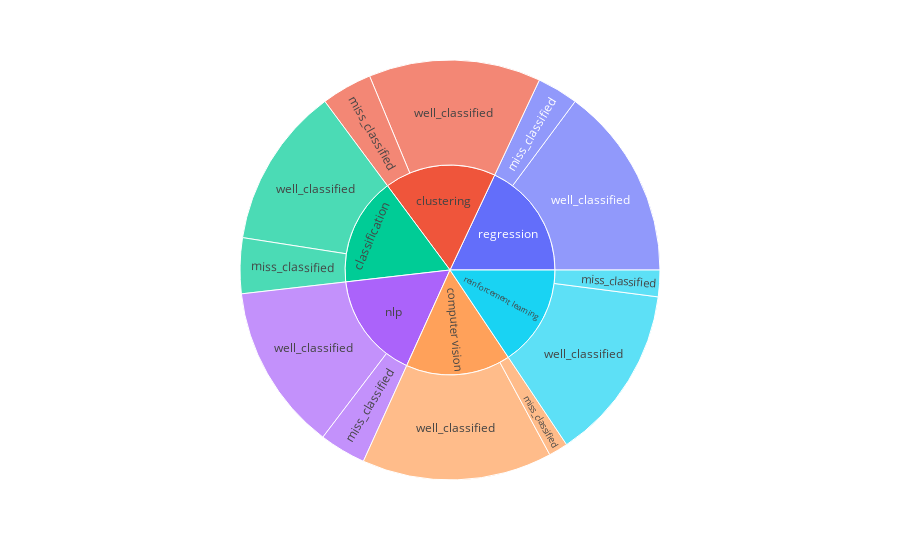

Notebook code for this chart:
### Code cell
fig = px.sunburst(data_analyse_2, path=['Real','Result_1'],values=np.ones(2150))
fig.show()

### Figure 1 — Plotly figure (JSON) as saved in the notebook; plotly's stock layout.template omitted (floating-point values rounded to 4 significant figures)
{"data": [{"branchvalues": "total", "domain": {"x": [0, 1], "y": [0, 1]}, "hovertemplate": "labels=%{label}<br>value=%{value}<br>parent=%{parent}<br>id=%{id}<extra></extra>", "ids": ["classification/miss_classified", "clustering/miss_classified", "computer vision/miss_classified", "nlp/miss_classified", "regression/miss_classified", "reinforcement learning/miss_classified", "classification/well_classified", "clustering/well_classified", "computer vision/well_classified", "nlp/well_classified", "regression/well_classified", "reinforcement learning/well_classified", "classification", "clustering", "computer vision", "nlp", "regression", "reinforcement learning"], "labels": ["miss_classified", "miss_classified", "miss_classified", "miss_classified", "miss_classified", "miss_classified", "well_classified", "well_classified", "well_classified", "well_classified", "well_classified", "well_classified", "classification", "clustering", "computer vision", "nlp", "regression", "reinforcement learning"], "name": "", "parents": ["classification", "clustering", "computer vision", "nlp", "regression", "reinforcement learning", "classification", "clustering", "computer vision", "nlp", "regression", "reinforcement learning", "", "", "", "", "", ""], "type": "sunburst", "values": [92, 84, 32, 77, 68, 44, 266, 285, 315, 276, 319, 292, 358, 369, 347, 353, 387, 336]}], "layout": {"legend": {"tracegroupgap": 0}, "margin": {"t": 60}}}
